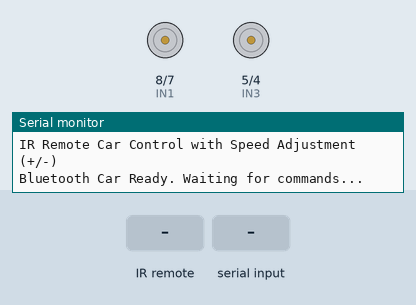
Bench run of a sketch on a simulated Arduino Uno, built with avr-gcc and run on an emulated ATmega328P. Parts: motor-driver pin pairs drawn as motors (green arrow = first pin HIGH = forward, orange = second pin HIGH = backward, longer = more drive, scaled by the enable pin), the last lines printed to the serial monitor. The inputs (shaded band) are chosen by the test bench.

Above: at 1.2 s.
1.3 s: infrared code 0x807F02FD received
At 1.4 s:
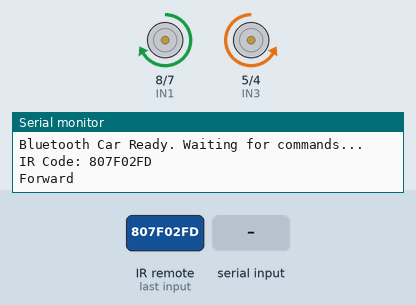
3.0 s: "B" received over the second serial link
At 4.0 s:
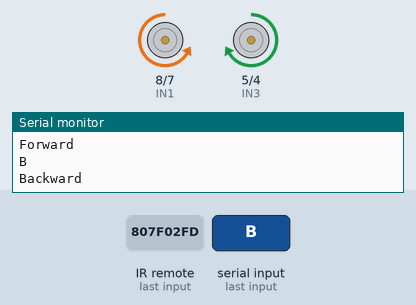
4.5 s: infrared code 0x807F12ED received
At 4.6 s:
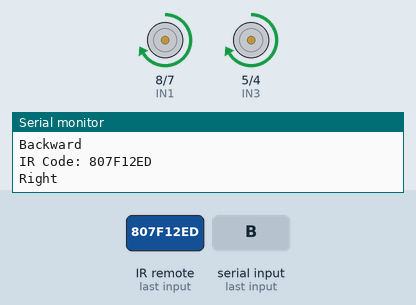
6.2 s: "L" received over the second serial link
At 7.4 s:
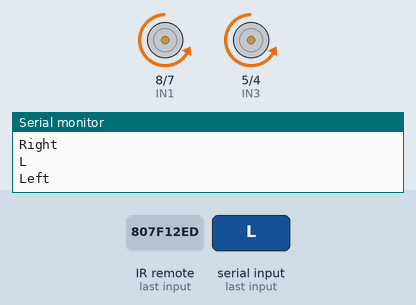
7.7 s: infrared code 0x807F22DD received
At 8.9 s:
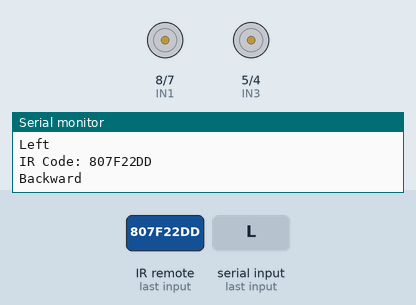
9.2 s: "F" received over the second serial link
At 9.9 s:
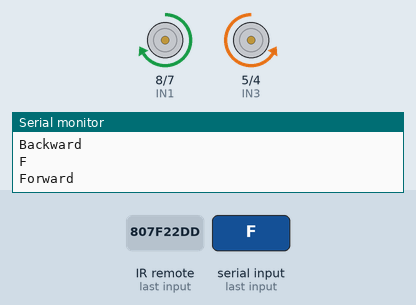
Timing chart, 0 to 11.7 s (numbered marks = the images above; inputs shaded):
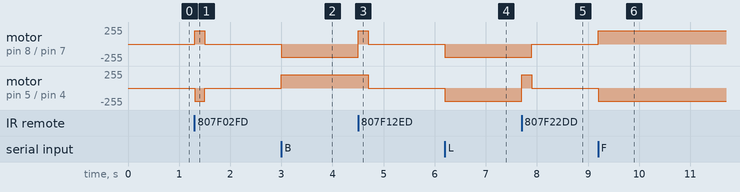

Measured:
- after the input at 1.3 s, motor on pin 8 (IN1) / pin 7 (IN2): stopped → forward 200/255 at once, → stopped 0.20 s later; motor on pin 5 (IN3) / pin 4 (IN4): stopped → backward 200/255 at once, → stopped 0.20 s later
- after the input at 3.0 s, motor on pin 8 (IN1) / pin 7 (IN2): stopped → backward 200/255 at once; motor on pin 5 (IN3) / pin 4 (IN4): stopped → forward 200/255 at once
- after the input at 4.5 s, motor on pin 8 (IN1) / pin 7 (IN2): backward 200/255 → forward 200/255 at once, → stopped 0.20 s later; motor on pin 5 (IN3) / pin 4 (IN4): forward 200/255 → stopped after 0.20 s
- after the input at 6.2 s, motor on pin 8 (IN1) / pin 7 (IN2), motor on pin 5 (IN3) / pin 4 (IN4): stopped → backward 200/255 at once
- after the input at 7.7 s, motor on pin 8 (IN1) / pin 7 (IN2): backward 200/255 → stopped after 0.20 s; motor on pin 5 (IN3) / pin 4 (IN4): backward 200/255 → forward 200/255 at once, → stopped 0.20 s later
- after the input at 9.2 s, motor on pin 8 (IN1) / pin 7 (IN2): stopped → forward 200/255 at once; motor on pin 5 (IN3) / pin 4 (IN4): stopped → backward 200/255 at once

The sketch:

dual_control_rc_car.ino
```cpp
// Arduino Bluetooth Car with Speed Control (using SoftwareSerial)
// 2 DC Motors + L298N Driver + HC-05 Bluetooth
#include <SoftwareSerial.h>
#include <IRremote.hpp>
int receiver = 3;
// Define SoftwareSerial pins for HC-05
SoftwareSerial BT(10, 11); // TX=10, RX=11

char command[10];   // buffer for incoming command
int index = 0;      // buffer index
int speedValue = 200; // default speed (0-255)

// Motor Driver Pins
int ENA = 9;  // Enable pin for Motor A
int IN1 = 8;  // Motor A input 1
int IN2 = 7;  // Motor A input 2

int ENB = 6;  // Enable pin for Motor B
int IN3 = 5;  // Motor B input 1
int IN4 = 4;  // Motor B input 2

/*-----( Declare objects )-----*/
IRrecv irrecv(receiver);   // create instance of 'irrecv'
decode_results results;    // create instance of 'decode_results'


void setup() {
  // Motor pins as output
    Serial.begin(9600);
  Serial.println("IR Remote Car Control with Speed Adjustment (+/-)");

  irrecv.enableIRIn(); // Start the receiver

  pinMode(ENA, OUTPUT);
  pinMode(IN1, OUTPUT);
  pinMode(IN2, OUTPUT);

  pinMode(ENB, OUTPUT);
  pinMode(IN3, OUTPUT);
  pinMode(IN4, OUTPUT);

  // Start Serial for debugging
  Serial.begin(9600);
  // Start Bluetooth serial
  BT.begin(9600);

// stopMotors();
  Serial.println("Bluetooth Car Ready. Waiting for commands...");
}

void loop() {
  // Read incoming Bluetooth commands
if (BT.available() > 0) {
  char c = BT.read();
  Serial.println(c);
switch(c){
  case 'F':
    Serial.println("Forward");
    digitalWrite(IN1, HIGH);
         digitalWrite(IN2, LOW);
         digitalWrite(IN3, LOW);
         digitalWrite(IN4, HIGH);
  analogWrite(ENA, speedValue);
  analogWrite(ENB, speedValue);
  break;
   case 'B':
   Serial.println("Backward");

  digitalWrite(IN1, LOW);
        digitalWrite(IN2, HIGH);
        digitalWrite(IN3, HIGH);
        digitalWrite(IN4, LOW);
  analogWrite(ENA, speedValue);
  analogWrite(ENB, speedValue);
  break;
    case 'R':
  Serial.println("Right");
        digitalWrite(IN1, HIGH);
         digitalWrite(IN2, LOW);
         digitalWrite(IN3, HIGH);
         digitalWrite(IN4, LOW);
  analogWrite(ENA, speedValue);
  analogWrite(ENB, speedValue);
  break;

      case 'L':
      Serial.println("Left");
  digitalWrite(IN1, LOW);
        digitalWrite(IN2, HIGH);
        digitalWrite(IN3, LOW);
        digitalWrite(IN4, HIGH);
  analogWrite(ENA, speedValue);
  analogWrite(ENB, speedValue);
  break;

     case 'S':
        Serial.println("Stop");

  digitalWrite(IN1, LOW);
  digitalWrite(IN2, LOW);
  digitalWrite(IN3, LOW);
  digitalWrite(IN4, LOW);
  analogWrite(ENA, 0);
  analogWrite(ENB, 0);
  break;
  case'0':
  speedValue=0;
  break;
  case'1':
  speedValue=25;
  break;
  case'2':
  speedValue=50;
  break;

  case'3':
  speedValue=75;
  break;
  case'4':
  speedValue=100;
  break;
  case'5':
  speedValue=125;
  break;
    case'6':
  speedValue=150;
  break;
  case'7':
  speedValue=175;
  break;

   case'8':
  speedValue=200;
  break;
    case'9':
  speedValue=255;
  break;

  }
}
 if (irrecv.decode(&results)) {
    Serial.print("IR Code: ");
    Serial.println(results.value, HEX);

    bool moveCommand = true; // To check if direction button was pressed

    switch (results.value) {
      case 0x807F02FD:  // Forward
        Serial.println("Forward");
         digitalWrite(IN1, HIGH);
         digitalWrite(IN2, LOW);
         digitalWrite(IN3, LOW);
         digitalWrite(IN4, HIGH);
        setMotorSpeed(speedValue);
        break;
      case 0x807F22DD:  // Backward
        Serial.println("Backward");
        digitalWrite(IN1, LOW);
        digitalWrite(IN2, HIGH);
        digitalWrite(IN3, HIGH);
        digitalWrite(IN4, LOW);
        setMotorSpeed(speedValue);
        break;
      case 0x807F12ED:  // Right
        Serial.println("Right");
         digitalWrite(IN1, HIGH);
         digitalWrite(IN2, LOW);
         digitalWrite(IN3, HIGH);
         digitalWrite(IN4, LOW);
        setMotorSpeed(speedValue);
        break;
      case 0x807F827D:  // Left
        Serial.println("Left");
        digitalWrite(IN1, LOW);
        digitalWrite(IN2, HIGH);
        digitalWrite(IN3, LOW);
        digitalWrite(IN4, HIGH);
        setMotorSpeed(speedValue);
        break;

      // ---- Speed Adjustment ----
      case 0x807FA05F:  // "+" button
        speedValue += 25;
        if (speedValue > 255) speedValue = 255;
        Serial.print("Speed Increased: ");
        Serial.println(speedValue);
        moveCommand = false; // speed change, not movement
        break;

      case 0x807F609F:  // "-" button
        speedValue -= 25;
        if (speedValue < 0) speedValue = 0;
        Serial.print("Speed Decreased: ");
        Serial.println(speedValue);
        moveCommand = false; // speed change, not movement
        break;

      default:
        moveCommand = false;
        break;
    }

    // If it was a move command → stop motors after button release
    if (moveCommand) {
      delay(200); // give a short move pulse
      stopMotors();
    }

    irrecv.resume(); // Receive the next value
  }

}
// Function to stop motors
void stopMotors() {
  digitalWrite(IN1, LOW);
  digitalWrite(IN2, LOW);
  digitalWrite(IN3, LOW);
  digitalWrite(IN4, LOW);
  analogWrite(ENA, 0);
  analogWrite(ENB, 0);
}

// Function to update speed
void setMotorSpeed(int speed) {
  analogWrite(ENA, speed);
  analogWrite(ENB, speed);
}
```
